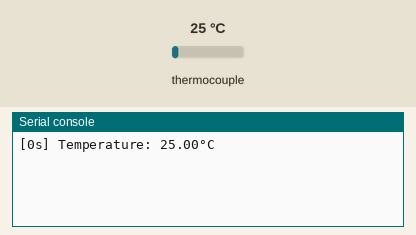
Bench run of a program on a simulated Raspberry Pi Pico running CircuitPython. Parts: the last lines printed to the serial console. Inputs (shaded band) come from the test bench; at power-on: thermocouple 25 °C. The clock reads 2024-03-15 10:24:30 at power-on unless the program sets it.

Above: at 1.2 s.
1.3 s: thermocouple set to 6 °C
At 2.6 s:
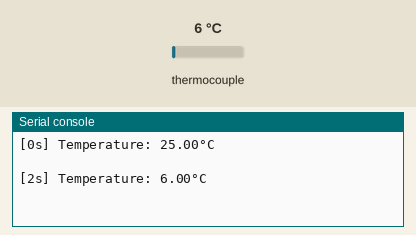
4.0 s: thermocouple set to 75 °C
At 5.3 s:
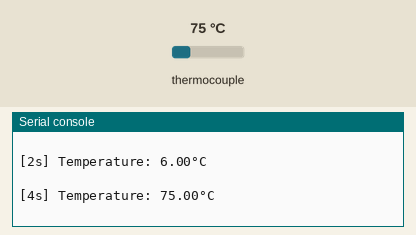
Timing chart, 0 to 7.0 s (numbered marks = the images above; inputs shaded):
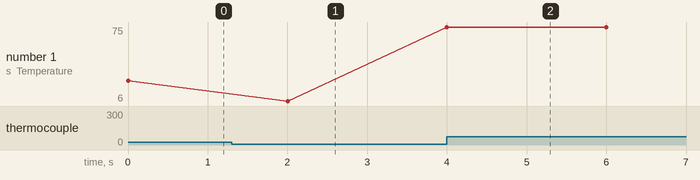

The program:

thermocouple.py
```python
import busio
import board
import digitalio
import adafruit_max31856
import time

SCK = board.GP18  # Change according to your wiring
MOSI = board.GP19  # Change according to your wiring
MISO = board.GP16  # Change according to your wiring
CS = board.GP7     # Change according to your wiring

# Create SPI bus
spi = busio.SPI(clock=SCK, MOSI=MOSI, MISO=MISO)

# Allocate a CS pin and set the direction
cs = digitalio.DigitalInOut(CS)
cs.direction = digitalio.Direction.OUTPUT

# Create a thermocouple object
thermocouple = adafruit_max31856.MAX31856(spi, cs)

start_time = time.time()  # Record the starting time

while True:
    try:
        temperature = thermocouple.temperature
        elapsed = int(time.time() - start_time)  # Elapsed time in seconds
        print(f"[{elapsed}s] Temperature: {temperature:.2f}°C\n")
    except Exception as e:
        elapsed = int(time.time() - start_time)
        print(f"[{elapsed}s] Error reading temperature: {e}")

    time.sleep(2)  # Wait 2 seconds before next reading
```

Measured:
- after the input at 1.3 s, the serial console: prints a new line after 0.70 s (image 1)
- after the input at 4.0 s, the serial console: prints a new line at once (image 2)
- plotted number 1: 25 → 6 after the input at 1.3 s, 6 → 75 after the input at 4.0 s
